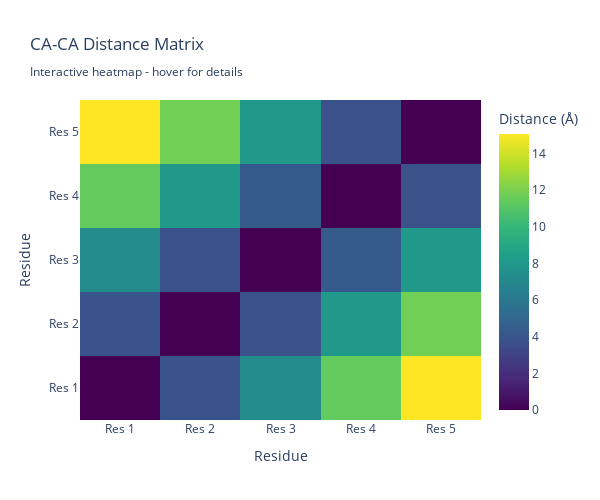

Notebook source saved alongside this figure:
### Markdown cell above
**Understanding the distance matrix:**
- Symmetric: distance(i,j) = distance(j,i)
- Diagonal is zero: distance from atom to itself = 0
- Each number is distance in Angstroms between two atoms

### Code cell
# Interactive distance matrix heatmap with Plotly
fig_heatmap = go.Figure(
    data=go.Heatmap(
        z=distance_matrix,
        x=[f"Res {i + 1}" for i in range(len(distance_matrix))],
        y=[f"Res {i + 1}" for i in range(len(distance_matrix))],
        colorscale="Viridis",
        colorbar=dict(title="Distance (Å)"),
        hovertemplate="<b>%{y} → %{x}</b><br>" + "Distance: %{z:.2f} Å<extra></extra>",
    )
)

fig_heatmap.update_layout(
    title="CA-CA Distance Matrix<br><sub>Interactive heatmap - hover for details</sub>",
    xaxis_title="Residue",
    yaxis_title="Residue",
    width=600,
    height=500,
)

fig_heatmap.show()

### Figure 1 — Plotly figure (JSON) as saved in the notebook; plotly's stock layout.template omitted (floating-point values rounded to 4 significant figures)
{"data": [{"colorbar": {"title": {"text": "Distance (Å)"}}, "colorscale": [[0, "#440154"], [0.1111, "#482878"], [0.2222, "#3e4989"], [0.3333, "#31688e"], [0.4444, "#26828e"], [0.5556, "#1f9e89"], [0.6667, "#35b779"], [0.7778, "#6ece58"], [0.8889, "#b5de2b"], [1, "#fde725"]], "hovertemplate": "<b>%{y} → %{x}</b><br>Distance: %{z:.2f} Å<extra></extra>", "type": "heatmap", "x": ["Res 1", "Res 2", "Res 3", "Res 4", "Res 5"], "y": ["Res 1", "Res 2", "Res 3", "Res 4", "Res 5"], "z": [[0, 3.952, 7.235, 11.39, 15.06], [3.952, 0, 3.763, 8.026, 11.79], [7.235, 3.763, 0, 4.273, 8.026], [11.39, 8.026, 4.273, 0, 3.763], [15.06, 11.79, 8.026, 3.763, 0]]}], "layout": {"height": 500, "title": {"text": "CA-CA Distance Matrix<br><sub>Interactive heatmap - hover for details</sub>"}, "width": 600, "xaxis": {"title": {"text": "Residue"}}, "yaxis": {"title": {"text": "Residue"}}}}
